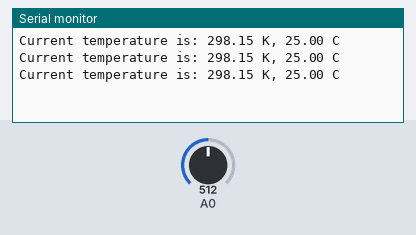
The sketch below on a simulated Arduino Uno, built with avr-gcc and run on an emulated ATmega328P. On the bench: the last lines printed to the serial monitor. The test bench sets the inputs (shaded band); at power-on: A0 = 512.

Above: at 4.2 s.
4.3 s: A0 set to 716
At 4.9 s:
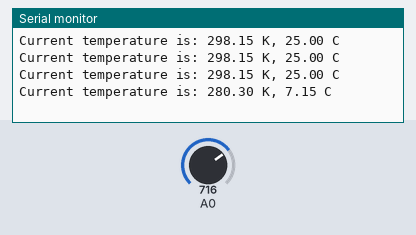
5.8 s: A0 set to 900
At 6.4 s:
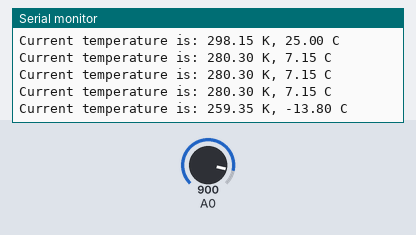
Timing chart, 0 to 8.8 s (numbered marks = the images above; inputs shaded):
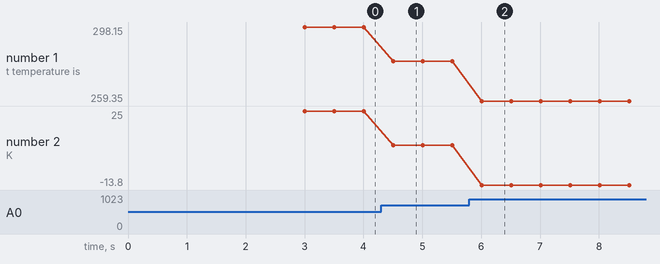

The sketch:

ResistiveSensor.ino
```cpp
void setup( ) {
delay(3000); //upload buffer
Serial.begin(9600); // Initialize the serial port, set the baud rate into 9600

}

void loop() {
    int sensorValue = analogRead(A0); // Convert analog value of A0 port into digital value
    float v = sensorValue * 5.0 / 1024; // Calculate voltage
    float Rt = 10 * v / (5 - v);// Calculate resistance value of thermistor
    float tempK = 1 / (log(Rt / 10) / 3950 + 1 / (273.15 + 25)); // Calculate temperature (Kelvin)
    float tempC = tempK - 273.15; // Calculate temperature (Celsius)
    Serial.print("Current temperature is: "); // Send the result to computer through serial port
    Serial.print(tempK);
    Serial.print(" K, ");
    Serial.print(tempC);
    Serial.println(" C");
    delay(500);
}
```

Measured:
- after the input at 4.3 s, the serial monitor: prints a new line after 0.21 s (image 1)
- after the input at 5.8 s, the serial monitor: prints a new line after 0.21 s (image 2)
- plotted number 1: 298.15 → 280.3 after the input at 4.3 s, 280.3 → 259.35 after the input at 5.8 s
- plotted number 2: 25 → 7.15 after the input at 4.3 s, 7.15 → -13.8 after the input at 5.8 s
